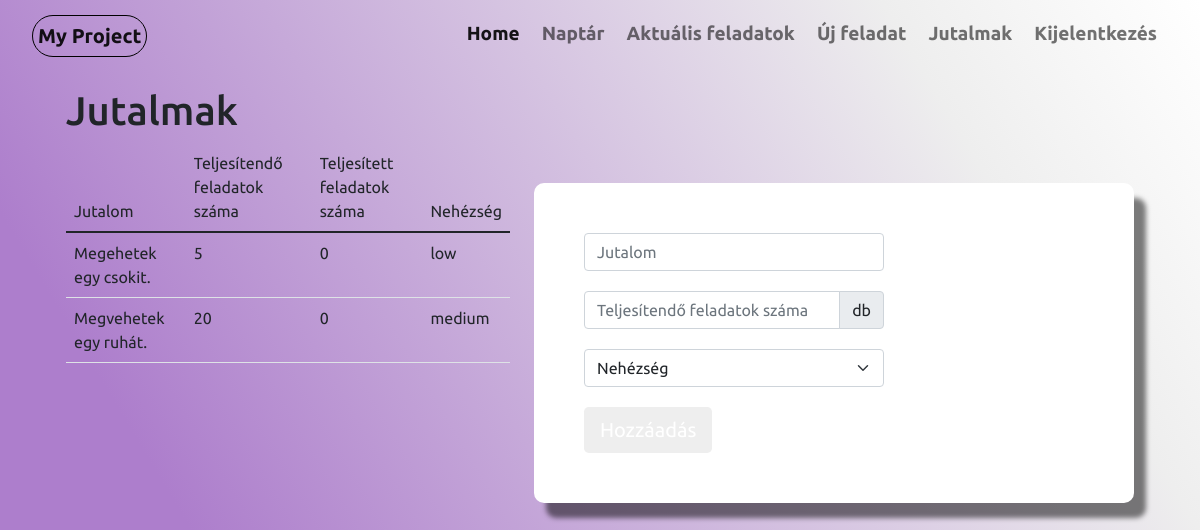
/jutalmak (signed in), run on the app's committed database.
### website/models.py (models this page shows, shortened)
class Jutalom(db.Model):
    jutalom_id = db.Column(db.Integer, primary_key=True)
    jutalom_name = db.Column(db.String(60))
    ossz = db.Column(db.Integer)
    teljesitett_fel = db.Column(db.Integer)
    difficulty = db.Column(db.String(60))
    user_id = db.Column(db.Integer, db.ForeignKey('user.id'))

### website/views.py (the view, shortened to what this page needs)
@views.route("/jutalmak", methods=['GET','POST'])
@login_required
def jutalmak():
    if request.method == 'GET':
        user_jutalom = db.session.query(Jutalom).filter(Jutalom.user_id == current_user.id).all()
        print(user_jutalom)
        return render_template("jutalom.html", user = current_user, jutalmak = user_jutalom)

### website/__init__.py (called while the page is built)
def create_app():
    app = Flask(__name__)
    app.secret_key = secrets.token_urlsafe(16)
    app.config['SQLALCHEMY_DATABASE_URI'] = f'sqlite:///{DB_NAME}'
    db.init_app(app)
    from .views import views
    from .auth import auth
    app.register_blueprint(views)
    app.register_blueprint(auth)
    from .models import User
    login_manager = LoginManager()
    login_manager.login_view = 'auth.login'
    login_manager.init_app(app)
    @login_manager.user_loader
    def load_user(id):
        return User.query.get(int(id))
    create_database(app)
    return app

### website/templates/jutalom.html (shortened to what this page needs)
{% extends "base.html"%}{% block title %}Jutalom{% endblock %}
{%block content%}
<div class="home">
<div class="container">
    <div class="container">
        <h1>Jutalmak</h1>
    </div>
    <div class="container">
        <div class="row">
            <div class="col">
                <table class="table  table-hover">
                    <thead>
                        <td>Jutalom</td>
                        <td>Teljesítendő feladatok száma</td>
                        <td>Teljesített feladatok száma</td>
                        <td>Nehézség</td>
                    </thead>
                    <tbody>
                        {% for jutalom in jutalmak %}
                        <tr>
                            <td> {{jutalom.jutalom_name}}</td>
                            <td> {{jutalom.ossz}}</td>
                            <td> {{jutalom.teljesitett_fel}}</td>
                            <td> {{ jutalom.difficulty}}</td>
                        </tr>
                        {%endfor%}
                    </tbody>
                </table>
            </div>
            <div class="col">
                <div class="signup-form">
                    <form action="" method="post">
                <div class="form-group">
                    <input type="text" class="form-control" id="jutalom" name="jutalom_name" placeholder="Jutalom" style="width:300px" required>
                </div>
                <div class="form-group">
                    <div class="input-group" style="width:300px">
                    <input type="text" class="form-control" id="ossz" name="ossz" placeholder="Teljesítendő feladatok száma" required>
                    <span class="input-group-text">db</span>
                </div>
                </div>
                <div class="form-group">
                    <select class="form-select" id="difficulty" style="width:300px" name="difficulty">
                        <option selected disabled>Nehézség</option>
                      </select>
                </div>
                <div>
                    <button type="submit" class="btn btn-primary btn-lg">Hozzáadás</button>
                </div>
            </form>
            </div>
            </div>
        </div>
    </div>
</div>
</div>
{%endblock%}

### website/static/style.css (style rules this page uses)
* { margin: 0; padding: 0; font-family: 'Ubuntu', sans-serif; }
body { background: linear-gradient(59deg, rgba(173,126,204,1) 21%, rgba(238,238,238,1) 81%, rgba(255,255,255,1) 100%); background-attachment: fixed; }
.home { margin-top:20px; margin-bottom:50px; }

### website/static/style_for_signup.css (style rules this page uses)
.signup-form { width: 600px; margin: 40px auto; }
.signup-form form { background: #fff; border-radius: 10px; margin-bottom: 15px; box-shadow: 12px 15px 5px rgba(0,0,0, 0.5); padding: 50px; color: rgb(121, 121, 121); }
.signup-form .form-group { margin-bottom: 20px; }
.signup-form .btn { background: #eeeeee; border:none; }

### data on the page
Jutalom: jutalom_name "Megehetek egy csokit.", ossz "5", teljesitett_fel "0", difficulty "low"
Jutalom: jutalom_name "Megvehetek egy ruhát.", ossz "20", teljesitett_fel "0", difficulty "medium"
